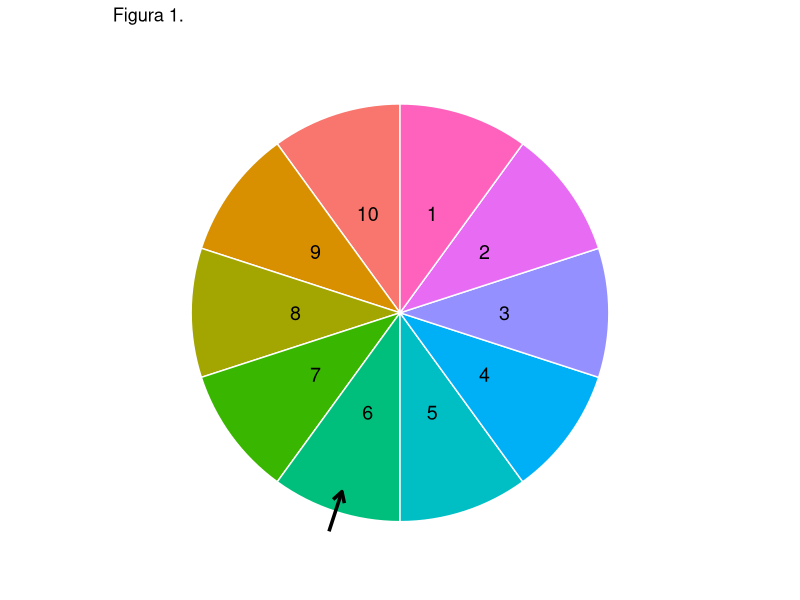
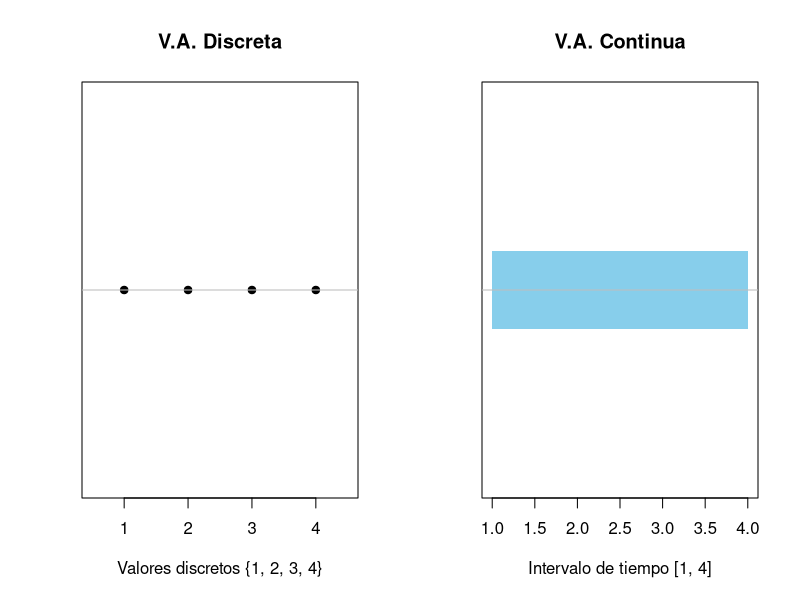
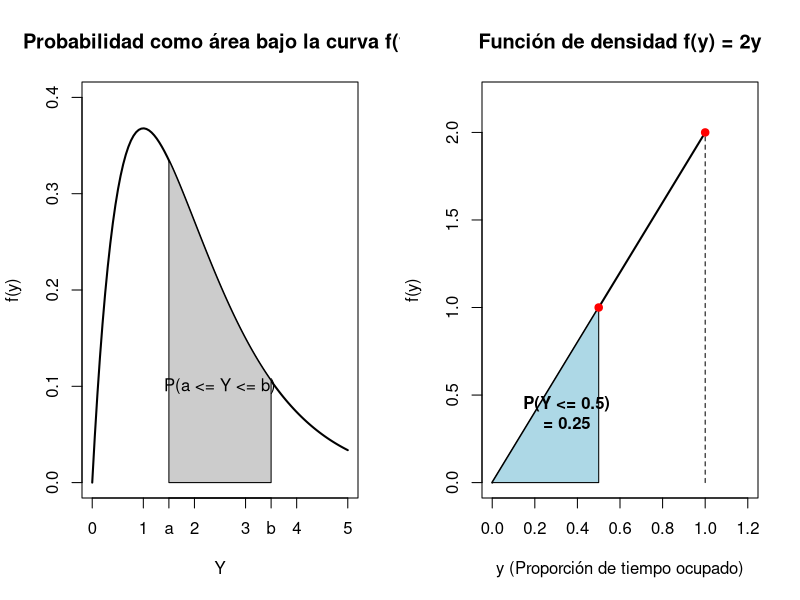
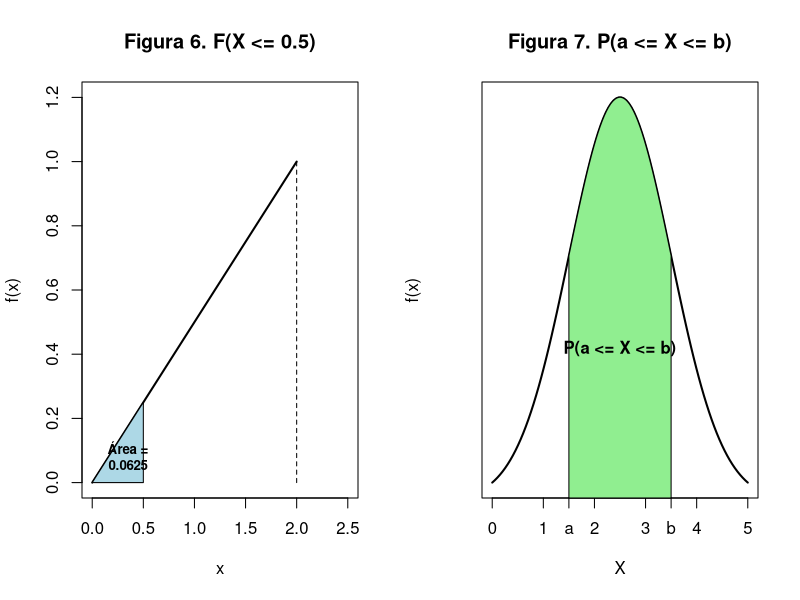
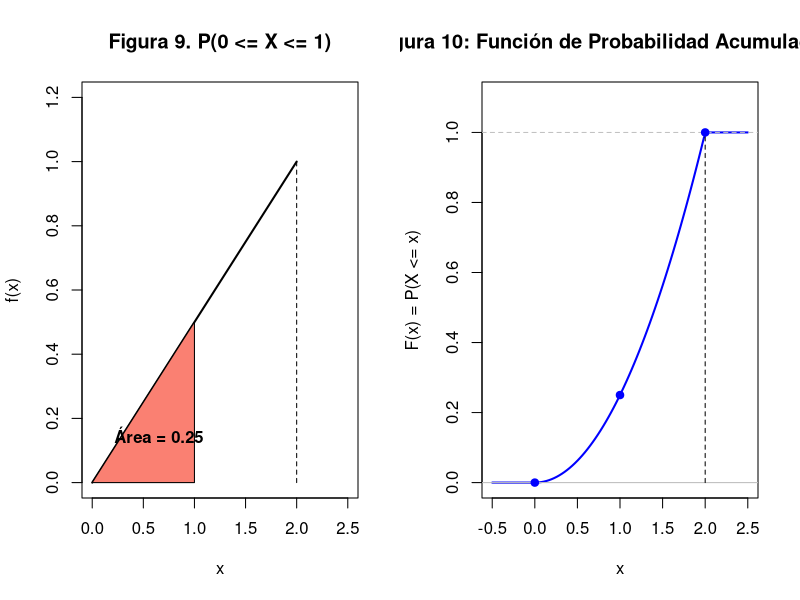
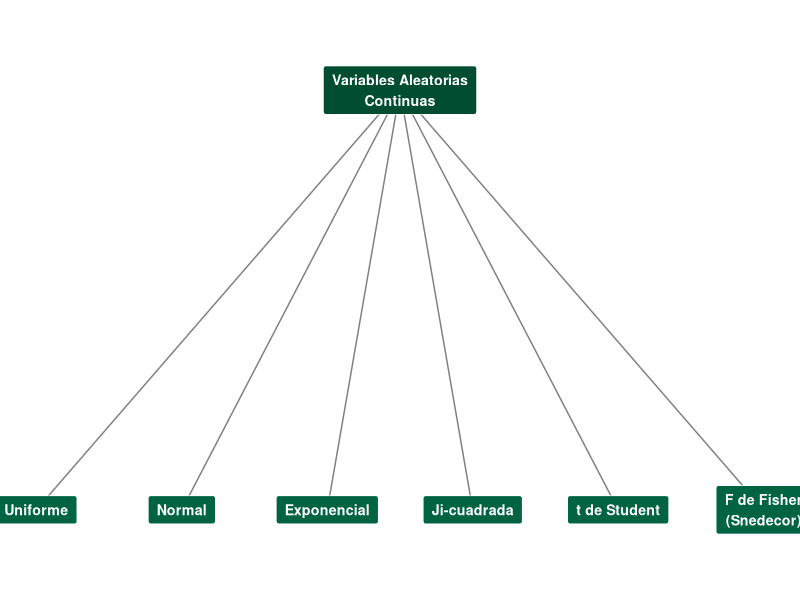
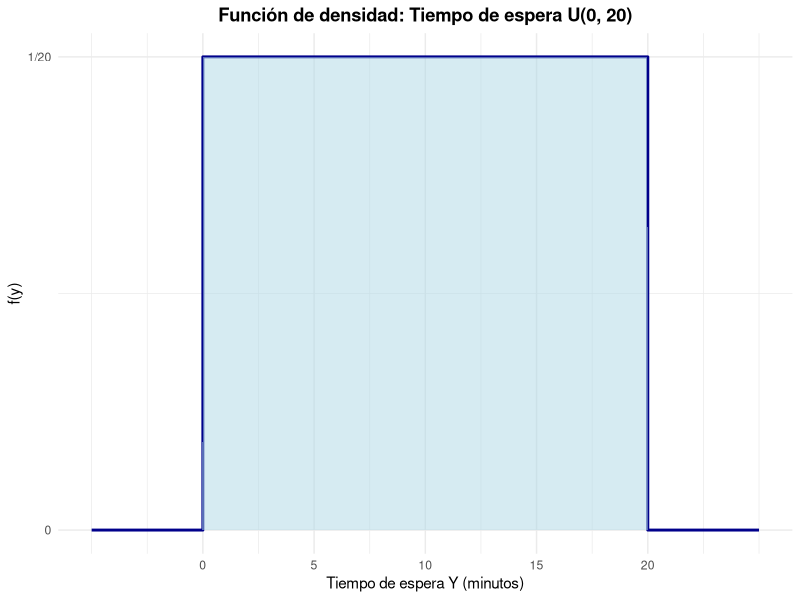
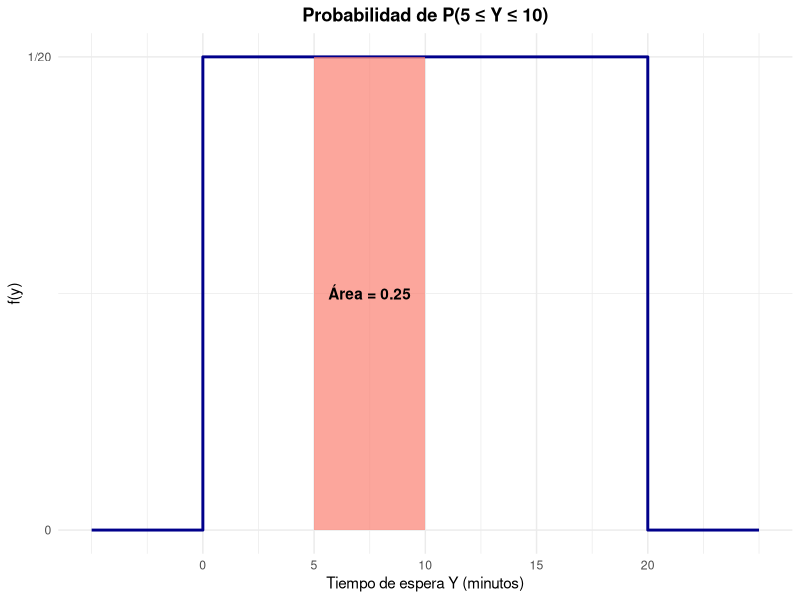

R code for these plots, in order:
## ---- chunk 1
library(ggplot2)

df_rueda <- data.frame(
  sector = factor(1:10),
  valor = rep(1, 10)
)

ggplot(df_rueda, aes(x = "", y = valor, fill = sector)) +
  geom_bar(stat = "identity", width = 1, color = "white") +
  coord_polar("y", start = 0) +
  theme_void() +
  theme(legend.position = "none") +
  geom_text(aes(y = cumsum(valor) - 0.5, label = sector), color = "black", size = 5) +
  annotate("segment", x = 1.6, xend = 1.4, y = 5.5, yend = 5.5, 
           arrow = arrow(length = unit(0.3, "cm")), linewidth = 1.2) +
  labs(title = "Figura 1.")
## ---- chunk 2
# Comparación de dominios: Discreto vs Continuo
par(mfrow=c(1,2))

# Izquierda: Dominio discreto (ej. número de piezas defectuosas)
plot(1:4, rep(0, 4), pch=19, xlim=c(0.5, 4.5), ylim=c(-0.1, 0.1), 
     yaxt='n', xlab="Valores discretos {1, 2, 3, 4}", ylab="", main="V.A. Discreta")
abline(h=0, col="gray")

# Derecha: Dominio continuo (ej. tiempo de torneado)
plot(NA, xlim=c(1, 4), ylim=c(-0.1, 0.1), yaxt='n', 
     xlab="Intervalo de tiempo [1, 4]", ylab="", main="V.A. Continua")
rect(1, -0.02, 4, 0.02, col="skyblue", border=NA)
abline(h=0, col="gray")
## ---- chunk 3
# Probabilidad vista como un área bajo la curva f(y)
y_vals <- seq(0, 5, length.out = 100)
f_y <- function(y) dgamma(y, shape=2, rate=1) # Curva de ejemplo típica para tiempos

plot(y_vals, f_y(y_vals), type="l", lwd=2, ylim=c(0, 0.4), 
     xlab="Y", ylab="f(y)", main="Probabilidad como área bajo la curva f(y)")
polygon(c(1.5, seq(1.5, 3.5, length.out=50), 3.5), 
        c(0, f_y(seq(1.5, 3.5, length.out=50)), 0), col="gray80")
text(2.5, 0.1, "P(a <= Y <= b)")
axis(1, at=c(1.5, 3.5), labels=c("a", "b"))
## ---- chunk 4
# Gráfica de la función f(y) = 2y y el área calculada
y_tri <- c(0, 1)
fy_tri <- c(0, 2)

plot(y_tri, fy_tri, type="l", lwd=2, xlim=c(0, 1.2), ylim=c(0, 2.2),
     xlab="y (Proporción de tiempo ocupado)", ylab="f(y)", 
     main="Función de densidad f(y) = 2y")
segments(1, 0, 1, 2, lty=2)

# Sombreado del área P(Y <= 0.5)
polygon(c(0, 0.5, 0.5), c(0, 1, 0), col="lightblue")
text(0.35, 0.4, "P(Y <= 0.5)\n= 0.25", font=2)
points(c(0.5, 1), c(1, 2), pch=19, col="red")
## ---- chunk 5
# Figura 6. Cálculo de F(X <= 0.5)
x_val <- c(0, 2)
y_val <- c(0, 1)

plot(x_val, y_val, type="l", lwd=2, xlim=c(0, 2.5), ylim=c(0, 1.2),
     xlab="x", ylab="f(x)", main="Figura 6. F(X <= 0.5)")
segments(2, 0, 2, 1, lty=2)

# Sombreado del área hasta 0.5
polygon(c(0, 0.5, 0.5), c(0, 0.25, 0), col="lightblue")
text(0.35, 0.08, "Área =\n0.0625", font=2, cex=0.8)
## ---- chunk 6
# Figura 7. Cálculo de P(a <= X <= b) = F(b) - F(a)
x_gen <- seq(0, 5, length.out=100)
# Usamos una curva normal genérica para ilustrar el concepto
y_gen <- dnorm(x_gen, mean=2.5, sd=1) 

plot(x_gen, y_gen, type="l", lwd=2, xlab="X", ylab="f(x)", 
     main="Figura 7. P(a <= X <= b)", yaxt='n')

# Sombreado del área entre a y b
a <- 1.5
b <- 3.5
x_poly <- seq(a, b, length.out=50)
y_poly <- dnorm(x_poly, mean=2.5, sd=1)
polygon(c(a, x_poly, b), c(0, y_poly, 0), col="lightgreen")
axis(1, at=c(a, b), labels=c("a", "b"))
text(2.5, 0.15, "P(a <= X <= b)", font=2)
## ---- chunk 7
# Figura 9. Cálculo de P(0 <= X <= 1)
x_val <- c(0, 2)
y_val <- c(0, 1)

plot(x_val, y_val, type="l", lwd=2, xlim=c(0, 2.5), ylim=c(0, 1.2),
     xlab="x", ylab="f(x)", main="Figura 9. P(0 <= X <= 1)")
segments(2, 0, 2, 1, lty=2)

# Sombreado del área entre 0 y 1
polygon(c(0, 1, 1), c(0, 0.5, 0), col="salmon")
text(0.65, 0.15, "Área = 0.25", font=2)
## ---- chunk 8
# Definición de la función de probabilidad acumulada F(x)
F_x <- function(x) {
  ifelse(x < 0, 0, 
         ifelse(x <= 2, 0.25 * x^2, 1))
}

# Secuencia de valores para el eje x
x_vals <- seq(-0.5, 2.5, length.out = 100)

# Creación del gráfico
plot(x_vals, F_x(x_vals), type="l", lwd=2, col="blue",
     xlim=c(-0.5, 2.5), ylim=c(0, 1.1),
     xlab="x", ylab="F(x) = P(X <= x)", 
     main="Figura 10: Función de Probabilidad Acumulada F(x)")

# Añadir líneas de referencia
abline(h=0, col="gray")
abline(h=1, col="gray", lty=2)
segments(2, 0, 2, 1, lty=2, col="black")
points(c(0, 1, 2), c(0, 0.25, 1), pch=19, col="blue")
## ---- chunk 9
library(ggplot2)

# Diagrama jerárquico generado con código (en vez de un widget HTML),
# para que se vea igual en HTML, PDF y Word.
hijos <- c("Uniforme", "Normal", "Exponencial", "Ji-cuadrada",
           "t de Student", "F de Fisher\n(Snedecor)")
n <- length(hijos)
x_hijos <- seq(1, n, length.out = n)
x_raiz <- mean(x_hijos)

nodos <- data.frame(
  x = c(x_raiz, x_hijos),
  y = c(1, rep(0, n)),
  etiqueta = c("Variables Aleatorias\nContinuas", hijos),
  raiz = c(TRUE, rep(FALSE, n))
)

lineas <- data.frame(
  x = x_raiz, y = 1,
  xend = x_hijos, yend = 0
)

ggplot() +
  geom_segment(data = lineas, aes(x = x, y = y, xend = xend, yend = yend),
               color = "grey50") +
  geom_label(data = nodos, aes(x = x, y = y, label = etiqueta, fill = raiz),
             color = "white", fontface = "bold", size = 3.6,
             label.padding = unit(0.5, "lines")) +
  scale_fill_manual(values = c("TRUE" = "#004D31", "FALSE" = "#006341"), guide = "none") +
  coord_cartesian(ylim = c(-0.15, 1.15)) +
  theme_void()
## ---- chunk 10
# Gráfica de la función de densidad para Y ~ U(0, 20)
library(ggplot2)

df_tiempo <- data.frame(
  x = c(-5, 0, 0, 20, 20, 25),
  y = c(0, 0, 1/20, 1/20, 0, 0)
)

ggplot(df_tiempo, aes(x = x, y = y)) +
  geom_line(color = "darkblue", linewidth = 1) +
  geom_area(data = subset(df_tiempo, x >= 0 & x <= 20), fill = "lightblue", alpha = 0.5) +
  scale_x_continuous(breaks = seq(0, 20, by = 5)) +
  scale_y_continuous(breaks = c(0, 1/20), labels = c("0", "1/20")) +
  theme_minimal() +
  labs(
    title = "Función de densidad: Tiempo de espera U(0, 20)",
    x = "Tiempo de espera Y (minutos)",
    y = "f(y)"
  ) +
  theme(plot.title = element_text(face = "bold", hjust = 0.5))
## ---- chunk 11
# Gráfica del área correspondiente a la probabilidad calculada
df_area <- data.frame(
  x = c(5, 5, 10, 10),
  y = c(0, 1/20, 1/20, 0)
)

ggplot(df_tiempo, aes(x = x, y = y)) +
  geom_line(color = "darkblue", linewidth = 1) +
  geom_polygon(data = df_area, aes(x = x, y = y), fill = "salmon", alpha = 0.7) +
  scale_x_continuous(breaks = seq(0, 20, by = 5)) +
  scale_y_continuous(breaks = c(0, 1/20), labels = c("0", "1/20")) +
  theme_minimal() +
  labs(
    title = "Probabilidad de P(5 ≤ Y ≤ 10)",
    x = "Tiempo de espera Y (minutos)",
    y = "f(y)"
  ) +
  annotate("text", x = 7.5, y = 0.025, label = "Área = 0.25", fontface = "bold") +
  theme(plot.title = element_text(face = "bold", hjust = 0.5))
## ---- chunk 12
# Figuras 14 y 15 combinadas para ilustración didáctica: Histograma y Curva
library(ggplot2)
set.seed(123)

# Simulamos el peso de 500 bebés con media 3.5 kg y desviación 0.5 kg
pesos_bebes <- data.frame(peso = rnorm(500, mean = 3.5, sd = 0.5))

ggplot(pesos_bebes, aes(x = peso)) +
  geom_histogram(aes(y = after_stat(density)), bins = 15, fill = "lightblue", color = "black", alpha = 0.7) +
  geom_density(color = "darkblue", linewidth = 1.2) +
  theme_minimal() +
  labs(
    title = "Figuras 14 y 15. Histograma y Curva de densidad de los pesos al nacer",
    x = "Peso (kg)",
    y = "Densidad / Frecuencia Relativa"
  )
## ---- chunk 13
# Figura 18. Tres poblaciones normales con distintas medias, pero iguales varianzas.
x_vals <- seq(-5, 15, length.out = 300)

df_medias <- data.frame(
  x = rep(x_vals, 3),
  y = c(dnorm(x_vals, mean = 0, sd = 1.5),
        dnorm(x_vals, mean = 5, sd = 1.5),
        dnorm(x_vals, mean = 10, sd = 1.5)),
  Distribucion = factor(rep(c("Mu 1", "Mu 2", "Mu 3"), each = 300))
)

ggplot(df_medias, aes(x = x, y = y, color = Distribucion)) +
  geom_line(linewidth = 1.2) +
  theme_minimal() +
  labs(
    title = "Figura 18. Poblaciones normales con distintas medias, iguales varianzas",
    subtitle = expression(mu[1] ~ "<" ~ mu[2] ~ "<" ~ mu[3]), # Corrección aquí
    x = "x",
    y = "f(x)"
  ) +
  theme(legend.position = "bottom")
## ---- chunk 14
# Figura 19. Poblaciones normales con distintas varianzas (misma media).
x_vals_var <- seq(-10, 10, length.out = 300)

df_varianzas <- data.frame(
  x = rep(x_vals_var, 3),
  y = c(dnorm(x_vals_var, mean = 0, sd = 1),
        dnorm(x_vals_var, mean = 0, sd = 2),
        dnorm(x_vals_var, mean = 0, sd = 3)),
  Distribucion = factor(rep(c("Sigma 1", "Sigma 2", "Sigma 3"), each = 300))
)

ggplot(df_varianzas, aes(x = x, y = y, color = Distribucion)) +
  geom_line(linewidth = 1.2) +
  theme_minimal() +
  labs(
    title = "Figura 19. Poblaciones normales con distintas varianzas",
    subtitle = expression(sigma[1] ~ "<" ~sigma[2] ~"<" ~ sigma[3]),
    x = "x",
    y = "f(x)"
  ) +
  theme(legend.position = "bottom")
## ---- chunk 15
# Parámetros de la distribución
mu <- 1.30
sigma <- 0.12

# Crear un rango de valores para X (de mu - 4*sigma a mu + 4*sigma)
x_vals <- seq(mu - 4*sigma, mu + 4*sigma, length.out = 1000)

# Calcular la densidad de probabilidad para cada valor de X
y_vals <- dnorm(x_vals, mean = mu, sd = sigma)

# Crear el Data Frame
df_altura <- data.frame(x = x_vals, y = y_vals)

# Puntos de corte de las desviaciones estándar
cortes_x <- c(mu - 3*sigma, mu - 2*sigma, mu - sigma, mu, 
              mu + sigma, mu + 2*sigma, mu + 3*sigma)

# Etiquetas personalizadas para el eje X
etiquetas_x <- c("0.94\n(-3σ)", "1.06\n(-2σ)", "1.18\n(-1σ)", "1.30\n(μ)", 
                 "1.42\n(+1σ)", "1.54\n(+2σ)", "1.66\n(+3σ)")

# Generar la gráfica
ggplot(df_altura, aes(x = x, y = y)) +
  # Área de +/- 1 Sigma (68.2%)
  geom_area(data = subset(df_altura, x >= cortes_x[3] & x <= cortes_x[5]), 
            fill = "#4DAF4A", alpha = 0.6) +
  # Área de +/- 2 Sigma (95.4% - el 68.2% ya coloreado)
  geom_area(data = subset(df_altura, x >= cortes_x[2] & x <= cortes_x[3]), 
            fill = "#377EB8", alpha = 0.5) +
  geom_area(data = subset(df_altura, x >= cortes_x[5] & x <= cortes_x[6]), 
            fill = "#377EB8", alpha = 0.5) +
  # Área de +/- 3 Sigma (99.8% - el 95.4% ya coloreado)
  geom_area(data = subset(df_altura, x >= cortes_x[1] & x <= cortes_x[2]), 
            fill = "#E41A1C", alpha = 0.4) +
  geom_area(data = subset(df_altura, x >= cortes_x[6] & x <= cortes_x[7]), 
            fill = "#E41A1C", alpha = 0.4) +
  
  # Línea principal de la curva normal
  geom_line(color = "black", linewidth = 1) +
  
  # Líneas verticales discontinuas para demarcar los intervalos
  geom_vline(xintercept = cortes_x, linetype = "dashed", color = "gray30", alpha = 0.7) +
  
  # Anotaciones de los porcentajes fraccionados
  annotate("text", x = mu, y = 1.5, label = "68.2%", size = 6, fontface = "bold", color = "white") +
  annotate("text", x = mu - 1.5*sigma, y = 0.5, label = "13.6%", size = 4.5, color = "black") +
  annotate("text", x = mu + 1.5*sigma, y = 0.5, label = "13.6%", size = 4.5, color = "black") +
  annotate("text", x = mu - 2.5*sigma, y = 0.1, label = "2.2%", size = 4, color = "black") +
  annotate("text", x = mu + 2.5*sigma, y = 0.1, label = "2.2%", size = 4, color = "black") +
  
  # Segmentos explicativos en la parte superior para mostrar las reglas
  annotate("segment", x = cortes_x[2], xend = cortes_x[6], y = 3.6, yend = 3.6, 
           arrow = arrow(ends = "both", length = unit(0.2, "cm"))) +
  annotate("text", x = mu, y = 3.75, label = "95.4% de los datos", size = 4.5, fontface = "bold") +
  
  annotate("segment", x = cortes_x[1], xend = cortes_x[7], y = 4.0, yend = 4.0, 
           arrow = arrow(ends = "both", length = unit(0.2, "cm"))) +
  annotate("text", x = mu, y = 4.15, label = "99.8% de los datos", size = 4.5, fontface = "bold") +

  # Ajustar límites y escalas
  scale_x_continuous(breaks = cortes_x, labels = etiquetas_x) +
  coord_cartesian(ylim = c(0, 4.3)) + # Aumentar el límite y para que quepan las anotaciones
  
  # Personalización de la gráfica
  theme_minimal() +
  labs(
    title = "Distribución Normal: Altura de niños en Aguascalientes",
    subtitle = expression("Demostración de la Regla Empírica (" * mu == 1.30 ~ "m," ~ sigma == 0.12 ~ "m)"),
    x = "Altura en metros",
    y = "Densidad de probabilidad"
  ) +
  theme(
    plot.title = element_text(face = "bold", size = 14, hjust = 0.5),
    plot.subtitle = element_text(size = 12, hjust = 0.5, margin = margin(b = 15)),
    axis.text.x = element_text(size = 10, face = "bold")
  )
## ---- chunk 16
# Representación de la Distribución Normal Estándar Z ~ N(0,1)
library(ggplot2)

z_vals <- seq(-4, 4, length.out = 300)
df_z <- data.frame(
  z = z_vals,
  fz = dnorm(z_vals)
)

ggplot(df_z, aes(x = z, y = fz)) +
  geom_line(color = "darkblue", linewidth = 1.2) +
  geom_vline(xintercept = 0, linetype = "dashed", color = "red") +
  scale_x_continuous(breaks = -3:3) +
  theme_minimal() +
  labs(
    title = "Función de densidad de probabilidad de Z ~ N(0, 1)",
    x = "Valores de Z",
    y = "f(z)"
  ) +
  annotate("text", x = 1.2, y = 0.35, label = expression(mu == 0 ~ "," ~ sigma == 1), color = "red")
## ---- chunk 17
# Gráfica del ejemplo: Área a la derecha de Z = 1
z_vals <- seq(-4, 4, length.out = 300)
df_z <- data.frame(
  z = z_vals,
  fz = dnorm(z_vals))
ggplot(df_z, aes(x = z, y = fz)) +
  geom_line(color = "darkblue", linewidth = 1) +
  geom_area(data = subset(df_z, z >= 1), fill = "salmon", alpha = 0.7) +
  scale_x_continuous(breaks = -3:3) +
  theme_minimal() +
  labs(
    title = "P(Z > 1) equivalente a P(X > 450)",
    x = "Puntaje estandarizado (Z)",
    y = "f(z)"
  ) +
  annotate("text", x = 1.8, y = 0.05, label = "Área = 0.1587", fontface = "bold")
## ---- chunk 18
# Gráfica del ejemplo: Área entre Z = -2 y Z = 1
z_vals <- seq(-4, 4, length.out = 300)
df_z <- data.frame(
  z = z_vals,
  fz = dnorm(z_vals)
)
ggplot(df_z, aes(x = z, y = fz)) +
  geom_line(color = "darkblue", linewidth = 1) +
  geom_area(data = subset(df_z, z >= -2 & z <= 1), fill = "lightblue", alpha = 0.7) +
  scale_x_continuous(breaks = -3:3) +
  theme_minimal() +
  labs(
    title = "P(-2 < Z < 1) equivalente a P(300 < X < 450)",
    x = "Puntaje estandarizado (Z)",
    y = "f(z)"
  ) +
  annotate("text", x = -0.5, y = 0.15, label = "Área = 0.8185", fontface = "bold")
## ---- chunk 19
# Figura 23. Probabilidad de Z acumulada al valor 0.4
library(ggplot2)
z_vals <- seq(-4, 4, length.out = 300)
df_z <- data.frame(z = z_vals, fz = dnorm(z_vals))

ggplot(df_z, aes(x = z, y = fz)) +
  geom_line(color = "darkblue", linewidth = 1) +
  geom_area(data = subset(df_z, z <= 0.4), fill = "lightblue", alpha = 0.6) +
  geom_vline(xintercept = 0.4, linetype = "dashed", color = "red") +
  theme_minimal() +
  labs(title = "Caso 1: P(Z \u2264 0.4)", x = "Z", y = "f(z)") +
  annotate("text", x = -1, y = 0.15, label = "Área = 0.6554", fontface = "bold")
## ---- chunk 20
# Figura 24. Probabilidad de Z para valores mayores a 0.40.
library(ggplot2)
z_vals <- seq(-4, 4, length.out = 300)
df_z <- data.frame(z = z_vals, fz = dnorm(z_vals))

ggplot(df_z, aes(x = z, y = fz)) +
  geom_line(color = "darkblue", linewidth = 1) +
  geom_area(data = subset(df_z, z >= 0.4), fill = "salmon", alpha = 0.6) +
  geom_vline(xintercept = 0.4, linetype = "dashed", color = "red") +
  theme_minimal() +
  labs(title = "Caso 2: P(Z > 0.4)", x = "Z", y = "f(z)") +
  annotate("text", x = 1.5, y = 0.08, label = "Área = 0.3446", fontface = "bold")
## ---- chunk 21
# Figura 25. Probabilidad de Z en cola izquierda por simetría.
library(ggplot2)
z_vals <- seq(-4, 4, length.out = 300)
df_z <- data.frame(z = z_vals, fz = dnorm(z_vals))

ggplot(df_z, aes(x = z, y = fz)) +
  geom_line(color = "darkblue", linewidth = 1) +
  geom_area(data = subset(df_z, z <= -1.4), fill = "purple", alpha = 0.5) +
  geom_area(data = subset(df_z, z >= 1.4), fill = "salmon", alpha = 0.2) + # Reflejo
  theme_minimal() +
  labs(title = "Caso 3: Simetría P(Z \u2264 -1.4) = P(Z \u2265 1.4)", x = "Z", y = "f(z)") +
  annotate("text", x = -2.5, y = 0.05, label = "0.0808", fontface = "bold")
## ---- chunk 22
# Figura 26. Probabilidad de Z dado un intervalo positivo.
library(ggplot2)
z_vals <- seq(-4, 4, length.out = 300)
df_z <- data.frame(z = z_vals, fz = dnorm(z_vals))

ggplot(df_z, aes(x = z, y = fz)) +
  geom_line(color = "darkblue", linewidth = 1) +
  geom_area(data = subset(df_z, z >= 0.1 & z <= 0.5), fill = "lightgreen", alpha = 0.6) +
  theme_minimal() +
  labs(title = "Caso 4: P(0.1 \u2264 Z \u2264 0.5)", x = "Z", y = "f(z)") +
  annotate("text", x = 1.2, y = 0.1, label = "Área = 0.1517", fontface = "bold")
## ---- chunk 23
# Figura 27a. Probabilidad para Z1 y Z2 < 0.
library(ggplot2)
z_vals <- seq(-4, 4, length.out = 300)
df_z <- data.frame(z = z_vals, fz = dnorm(z_vals))

ggplot(df_z, aes(x = z, y = fz)) +
  geom_line(color = "darkblue", linewidth = 1) +
  geom_area(data = subset(df_z, z >= -1.5 & z <= -1), fill = "orange", alpha = 0.6) +
  theme_minimal() +
  labs(title = "Caso 5: P(-1.5 \u2264 Z \u2264 -1)", x = "Z", y = "f(z)") +
  annotate("text", x = -2.2, y = 0.1, label = "0.0919", fontface = "bold")
## ---- chunk 24
# Figura 27b. Probabilidad que cruza el cero.
library(ggplot2)
z_vals <- seq(-4, 4, length.out = 300)
df_z <- data.frame(z = z_vals, fz = dnorm(z_vals))

ggplot(df_z, aes(x = z, y = fz)) +
  geom_line(color = "darkblue", linewidth = 1) +
  geom_area(data = subset(df_z, z >= -0.5 & z <= 0.5), fill = "cyan", alpha = 0.5) +
  theme_minimal() +
  labs(title = "Caso 6: P(-0.5 \u2264 Z \u2264 0.5)", x = "Z", y = "f(z)") +
  annotate("text", x = 0, y = 0.15, label = "Área = 0.3830", fontface = "bold")
## ---- chunk 25
mu <- 30; sigma <- 0.2

# 1. P(X <= 29.5) = P(Z <= -2.5)
p_cortos <- pnorm(29.5, mu, sigma)
cat("P(cortos) = P(X <= 29.5) =", round(p_cortos, 4), "\n")
cat("  Z = (29.5 - 30)/0.2 =", (29.5 - 30)/0.2, "\n")

# 2. P(X >= 30.4) = P(Z >= 2)
p_largos <- 1 - pnorm(30.4, mu, sigma)
cat("P(largos) = P(X >= 30.4) =", round(p_largos, 4), "\n")
cat("  Z = (30.4 - 30)/0.2 =", (30.4 - 30)/0.2, "\n")

# 3. Total defectuosos en 1,000 piezas
p_defect <- p_cortos + p_largos
cat("P(defectuosos total) =", round(p_defect, 4), "\n")
cat("Esperados en 1,000 piezas: E[Y] = 1000 ×", round(p_defect, 4),
    "=", round(1000 * p_defect, 1), "\n")

# Visualización
x_seq <- seq(29, 31, length.out = 300)
fx    <- dnorm(x_seq, mu, sigma)
plot(x_seq, fx, type = "l", lwd = 2, col = "#006341",
     main = expression(paste("X ~ N(30, 0.04) — Tornillos")),
     xlab = "Longitud (mm)", ylab = "f(x)")
# Cortos
x_c <- x_seq[x_seq <= 29.5]
polygon(c(x_c, rev(x_c)), c(dnorm(x_c, mu, sigma), rep(0, length(x_c))),
        col = "#C8962E88", border = NA)
# Largos
x_l <- x_seq[x_seq >= 30.4]
polygon(c(x_l, rev(x_l)), c(dnorm(x_l, mu, sigma), rep(0, length(x_l))),
        col = "#C8962E88", border = NA)
abline(v = c(29.5, 30.4), lty = 2, col = "gray50")
legend("topright", legend = c("Región válida", "Defectuosos"),
       fill = c("white", "#C8962E88"), border = c("#006341", NA))
## ---- chunk 26
mu_c <- 10; sigma_c <- 2

# Percentil 90 de N(10, 4)
x_star <- qnorm(0.90, mu_c, sigma_c)
cat("z_{0.90} =", round(qnorm(0.90), 4), "\n")
cat("x* = mu + z * sigma =", mu_c, "+", round(qnorm(0.90),4), "*", sigma_c,
    "=", round(x_star, 4), "mm\n")
cat("Verificación: P(X <= x*) =", round(pnorm(x_star, mu_c, sigma_c), 4), "\n")
## ---- chunk 27
# Figura 28. Distribución exponencial para tres valores de lambda
library(ggplot2)

x_vals <- seq(0, 5, length.out = 300)
df_expo <- data.frame(
  x = rep(x_vals, 3),
  fx = c(dexp(x_vals, rate = 0.5),
         dexp(x_vals, rate = 1),
         dexp(x_vals, rate = 2)),
  Lambda = factor(rep(c("0.5", "1", "2"), each = 300))
)

ggplot(df_expo, aes(x = x, y = fx, color = Lambda)) +
  geom_line(linewidth = 1.2) +
  theme_minimal() +
  labs(
    title = "Figura 28. Función de densidad Exponencial",
    subtitle = "Comparación para distintos valores de la tasa (\u03bb)",
    x = "x (Tiempo / Distancia)",
    y = "f(x)"
  ) +
  theme(legend.position = "bottom")
## ---- chunk 28
# Gráfica del Ejemplo 1: P(X <= 0.25) con lambda = 3
x_val_asist <- seq(0, 2, length.out = 300)
df_asist <- data.frame(x = x_val_asist, fx = dexp(x_val_asist, rate = 3))

ggplot(df_asist, aes(x = x, y = fx)) +
  geom_line(color = "darkblue", linewidth = 1) +
  geom_area(data = subset(df_asist, x <= 0.25), fill = "lightblue", alpha = 0.7) +
  theme_minimal() +
  labs(
    title = "Probabilidad de recibir llamada antes de 15 min (0.25 h)",
    x = "Tiempo (horas)",
    y = "f(x)"
  ) +
  annotate("text", x = 0.5, y = 1.5, label = "Área \u2248 0.528", fontface = "bold")
## ---- chunk 29
lambda <- 0.2   # tasa (1/media)

# 1. P(X <= 10) = F(10) = 1 - e^{-0.2 * 10}
p1 <- pexp(10, rate = lambda)
cat("P(X <= 10) = 1 - e^{-2} =", round(p1, 4), "\n")

# 2. P(5 <= X <= 10) = F(10) - F(5)
p2 <- pexp(10, lambda) - pexp(5, lambda)
cat("P(5 <= X <= 10) = F(10) - F(5) =", round(p2, 4), "\n")

# Verificación manual
cat("Manual: (1 - e^{-2}) - (1 - e^{-1}) = e^{-1} - e^{-2} =",
    round(exp(-1) - exp(-2), 4), "\n")

# Visualización
x_seq <- seq(0, 30, length.out = 300)
fx    <- dexp(x_seq, rate = lambda)
plot(x_seq, fx, type = "l", lwd = 2, col = "#006341",
     main = expression(paste("X ~ Exp(", lambda, " = 0.2)  —  Tiempo de respuesta")),
     xlab = "Tiempo (segundos)", ylab = "f(x)")
# Sombrear P(X <= 10)
x_shade <- x_seq[x_seq <= 10]
polygon(c(x_shade, rev(x_shade)),
        c(dexp(x_shade, lambda), rep(0, length(x_shade))),
        col = "#C8962E88", border = NA)
legend("topright", legend = "P(X ≤ 10) ≈ 0.865", fill = "#C8962E88", border = NA)
## ---- chunk 30
library(ggplot2)

x <- seq(0, 20, length.out = 500)
params <- list(
  list(alpha = 1, lambda = 0.5, label = "α=1, λ=0.5 (Exp)"),
  list(alpha = 2, lambda = 0.5, label = "α=2, λ=0.5"),
  list(alpha = 3, lambda = 0.5, label = "α=3, λ=0.5"),
  list(alpha = 5, lambda = 1,   label = "α=5, λ=1")
)

df_gamma <- do.call(rbind, lapply(params, function(p) {
  data.frame(x = x,
             y = dgamma(x, shape = p$alpha, rate = p$lambda),
             Distribución = p$label)
}))

ggplot(df_gamma, aes(x = x, y = y, color = Distribución)) +
  geom_line(linewidth = 1.1) +
  theme_minimal() +
  labs(title = "Distribución Gamma — distintos parámetros",
       x = "x", y = "f(x)") +
  scale_color_brewer(palette = "Set1")
## ---- chunk 31
f_pareto <- function(x, alpha, m) {
  ifelse(x > m, alpha * m^alpha / x^(alpha + 1), 0)
}

x_vals <- seq(1, 10, length.out = 500)
df_pareto <- rbind(
  data.frame(x = x_vals, y = f_pareto(x_vals, 1, 1), Parámetros = "α=1, m=1"),
  data.frame(x = x_vals, y = f_pareto(x_vals, 2, 1), Parámetros = "α=2, m=1"),
  data.frame(x = x_vals, y = f_pareto(x_vals, 3, 1), Parámetros = "α=3, m=1"),
  data.frame(x = x_vals, y = f_pareto(x_vals, 2, 2), Parámetros = "α=2, m=2")
)

ggplot(df_pareto, aes(x = x, y = y, color = Parámetros)) +
  geom_line(linewidth = 1.1) +
  theme_minimal() +
  labs(title = "Distribución Pareto — distintos parámetros",
       x = "x", y = "f(x)") +
  scale_color_brewer(palette = "Dark2")
## ---- chunk 32
# PMF conjunta: dos dados independientes
vals <- 1:6
pmf_joint <- matrix(1/36, nrow=6, ncol=6,
                    dimnames=list(paste0("X=",vals), paste0("Y=",vals)))
# Marginales
cat("Marginal X:", rowSums(pmf_joint), "\n")
cat("Marginal Y:", colSums(pmf_joint), "\n")
cat("Suma total:", sum(pmf_joint), "\n")
## ---- chunk 33
S_vals <- 2:12
pS <- c(1,2,3,4,5,6,5,4,3,2,1)/36
cat("P(Y=k) para k=2,...,12:\n")
for(i in seq_along(S_vals))
  cat(sprintf("  P(Y=%2d) = %d/36 ≈ %.4f\n", S_vals[i], c(1,2,3,4,5,6,5,4,3,2,1)[i], pS[i]))
## ---- chunk 34
# Verificación numérica
integrate(function(y) 8/3 * 0.5^3 * y, 1, 2)$value  # f_X(0.5)
cat("f_X(0.5) = 4*(0.5)^3 =", 4*0.5^3, "\n")
cat("f_Y(1.5) = (2/3)*1.5 =", 2/3*1.5, "\n")
## ---- chunk 35
x_vals <- 2:12
p_vals <- c(1,2,3,4,5,6,5,4,3,2,1)/36
g_vals <- x_vals^2 - 6*x_vals + 1
E_Y <- sum(g_vals * p_vals)
cat("E[Y] = E[X^2 - 6X + 1] =", round(E_Y, 4), "\n")
cat("Con E[X] =", sum(x_vals*p_vals), "y E[X^2] =", sum(x_vals^2*p_vals), "\n")
cat("Por linealidad: E[X^2] - 6*E[X] + 1 =", sum(x_vals^2*p_vals) - 6*sum(x_vals*p_vals) + 1, "\n")
## ---- chunk 36
# Esperanza de un dado (uniforme discreta en {1,...,6})
valores <- 1:6
pmf     <- rep(1/6, 6)
E_dado  <- sum(valores * pmf)
cat("E[dado] =", E_dado, "\n")

# Esperanza de X ~ Exp(lambda=2): E[X] = 1/lambda
lambda <- 2
cat("E[Exp(2)] = 1/lambda =", 1/lambda, "\n")

# Verificación numérica
E_exp <- integrate(function(x) x * dexp(x, lambda), 0, Inf)$value
cat("Verificación numérica:", round(E_exp, 6), "\n")
## ---- chunk 37
# Verificación numérica de las varianzas
cat("Var(Ber(0.3)) =", 0.3*0.7, "\n")
cat("Var(Bin(10,0.3)) =", 10*0.3*0.7, "\n")
cat("Var(Unif[0,1]) =", 1/12, "\n")
cat("Var(Exp(2)) = 1/lambda^2 =", 1/4, "\n")
# Verificación con var() de R
set.seed(42)
cat("Monte Carlo Var(Exp(2)):", round(var(rexp(1e6, 2)), 4), "\n")
## ---- chunk 38
library(ggplot2)
library(gridExtra)

set.seed(42)
# Comparar cuatro distribuciones con misma media pero diferente varianza
n <- 10000
df_comp <- data.frame(
  x    = c(runif(n, 1, 5),     # Uniforme[1,5], mu=3
            rnorm(n, 3, 0.5),  # Normal(3, 0.5^2), mu=3
            rnorm(n, 3, 1.5),  # Normal(3, 1.5^2), mu=3
            c(rep(1,n/2), rep(5,n/2))),  # Bimodal, mu=3
  dist = rep(c("Uniforme[1,5]","Normal(3,0.25)","Normal(3,2.25)","Bimodal"),
             each=n)
)

ggplot(df_comp, aes(x=x, fill=dist)) +
  geom_density(alpha=0.5) +
  geom_vline(xintercept=3, color="black", linewidth=1, linetype="dashed") +
  facet_wrap(~dist, ncol=4) +
  theme_minimal() +
  theme(legend.position="none") +
  labs(title="Distribuciones con la misma media (μ=3) pero diferente varianza",
       x="x", y="Densidad")
## ---- chunk 39
library(ggplot2)
library(gridExtra)
set.seed(123)
n <- 200

genera_par <- function(rho, n) {
  x <- rnorm(n)
  y <- rho * x + sqrt(1 - rho^2) * rnorm(n)
  data.frame(x=x, y=y, rho=paste0("ρ = ", rho))
}

df_rho <- rbind(genera_par(-0.9, n), genera_par(0, n), genera_par(0.9, n))

ggplot(df_rho, aes(x=x, y=y)) +
  geom_point(alpha=0.4, color="#006341") +
  geom_smooth(method="lm", se=FALSE, color="#C8962E", linewidth=1) +
  facet_wrap(~rho, ncol=3) +
  theme_minimal() +
  labs(title="Efecto del coeficiente de correlación ρ",
       x="X", y="Y")
## ---- chunk 40
# Simulación: E[Y] = lambda * p
lambda <- 5; p <- 0.3; N <- 100000
x <- rpois(N, lambda)
y <- rbinom(N, size=x, prob=p)
cat("E[Y] teórico  :", lambda * p, "\n")
cat("E[Y] simulado :", round(mean(y), 4), "\n")
## ---- chunk 41
# Verificación: momentos de Normal(2, 9) usando FGM
mu <- 2; sigma2 <- 9

# E[X] = derivada 1era en t=0 → mu
# E[X^2] = derivada 2da en t=0 → sigma2 + mu^2
cat("E[X]   teórico:", mu, "\n")
cat("E[X^2] teórico:", sigma2 + mu^2, "\n")

# Verificación simulada
set.seed(1)
X <- rnorm(1e6, mu, sqrt(sigma2))
cat("E[X]   simulado:", round(mean(X), 4), "\n")
cat("E[X^2] simulado:", round(mean(X^2), 4), "\n")
## ---- chunk 42
library(ggplot2)
set.seed(42)

# Distribución Exp(1): mu=1, sigma²=1
n <- 30; B <- 5000
xbar_vec <- replicate(B, mean(rexp(n, rate=1)))
s2_vec   <- replicate(B, var(rexp(n, rate=1)))

df_stats <- data.frame(
  valor = c(xbar_vec, s2_vec),
  stat  = rep(c("Media muestral X̄", "Varianza muestral S²"), each=B)
)

ggplot(df_stats, aes(x=valor)) +
  geom_histogram(aes(y=after_stat(density)), bins=40,
                 fill="#006341", color="white", alpha=0.7) +
  geom_vline(data=data.frame(stat=c("Media muestral X̄","Varianza muestral S²"),
                              vline=c(1,1)),
             aes(xintercept=vline), color="#C8962E", linewidth=1.2,
             linetype="dashed") +
  facet_wrap(~stat, scales="free") +
  theme_minimal() +
  labs(title="Distribuciones muestrales de X̄ y S² — Exp(1), n=30, B=5000",
       subtitle="Línea naranja = valor teórico (μ=1, σ²=1)",
       x="Valor del estadístico", y="Densidad")
## ---- chunk 43
set.seed(2024)
B <- 10000

# TCL para distintas distribuciones y tamaños de muestra
tcl_sim <- function(dist_fun, mu, sigma, n, B) {
  xbar <- replicate(B, mean(dist_fun(n)))
  (xbar - mu) / (sigma / sqrt(n))
}

# Distribución Exp(1): mu=1, sigma=1
z_n5   <- tcl_sim(function(n) rexp(n,1), 1, 1, 5, B)
z_n30  <- tcl_sim(function(n) rexp(n,1), 1, 1, 30, B)
z_n100 <- tcl_sim(function(n) rexp(n,1), 1, 1, 100, B)

df_tcl <- data.frame(
  z = c(z_n5, z_n30, z_n100),
  n = rep(c("n = 5", "n = 30", "n = 100"), each=B)
)
df_tcl$n <- factor(df_tcl$n, levels=c("n = 5","n = 30","n = 100"))

x_seq <- seq(-4, 4, length.out=200)
df_norm <- data.frame(x=x_seq, y=dnorm(x_seq))

ggplot(df_tcl, aes(x=z)) +
  geom_histogram(aes(y=after_stat(density)), bins=50,
                 fill="#006341", color="white", alpha=0.6) +
  geom_line(data=df_norm, aes(x=x, y=y),
            color="#C8962E", linewidth=1.2) +
  facet_wrap(~n, ncol=3) +
  coord_cartesian(xlim=c(-4,4)) +
  theme_minimal() +
  labs(title="TCL — X ~ Exp(1): convergencia a N(0,1)",
       subtitle="Curva naranja = densidad N(0,1)",
       x="Z estandarizado", y="Densidad")
